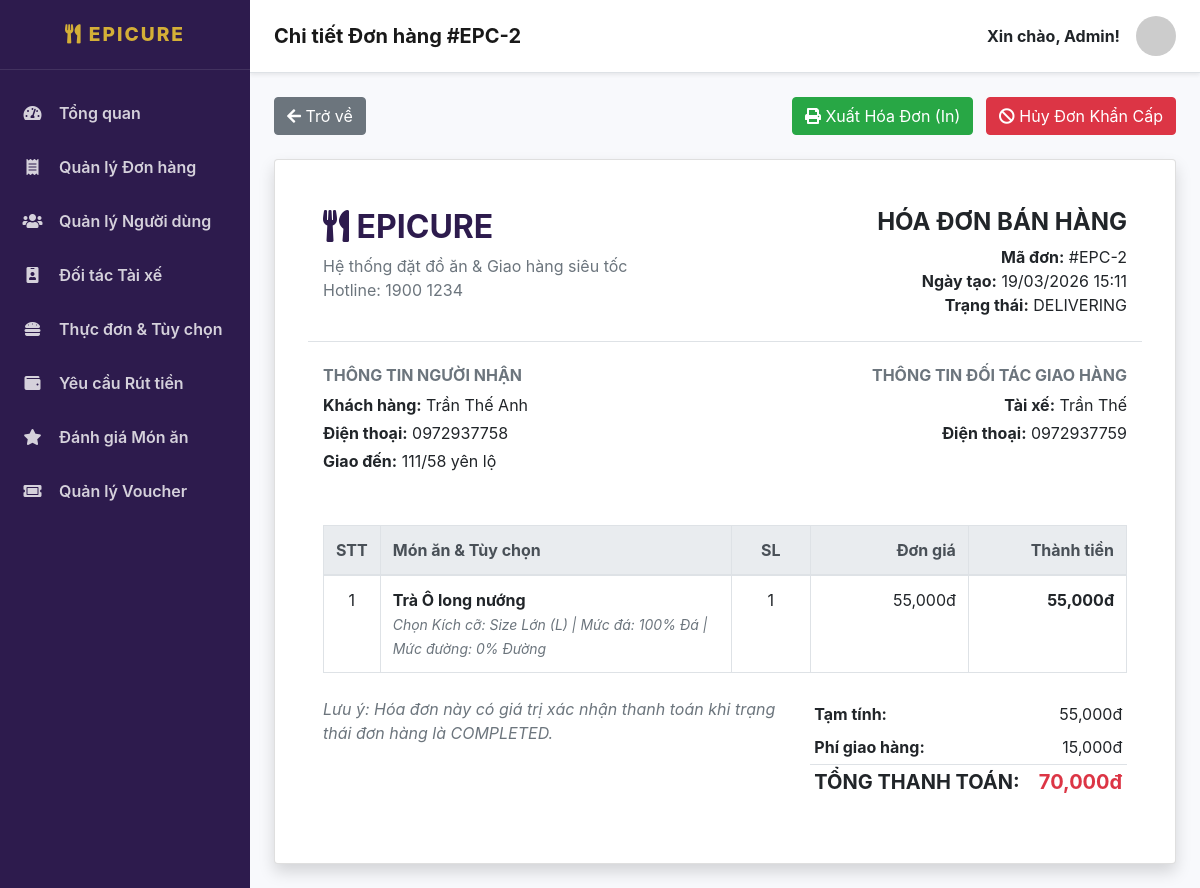
Screenshot of /admin/order_detail.php?id=2 with the database file from the repository.
### tables this page shows
CREATE TABLE `orders` (
  `id` int(11) NOT NULL,
  `customer_id` int(11) NOT NULL,
  `driver_id` int(11) DEFAULT NULL,
  `total_amount` decimal(10,2) NOT NULL,
  `shipping_fee` decimal(10,2) DEFAULT 15000.00,
  `final_amount` decimal(10,2) NOT NULL,
  `delivery_address` text NOT NULL,
  `order_note` text DEFAULT NULL,
  `status` enum('pending','accepted','picking','delivering','completed','cancelled') DEFAULT 'pending',
  `payment_method` enum('cash') DEFAULT 'cash',
  `created_at` timestamp NOT NULL DEFAULT current_timestamp(),
  `updated_at` timestamp NOT NULL DEFAULT current_timestamp() ON UPDATE current_timestamp()
);

CREATE TABLE `users` (
  `id` int(11) NOT NULL,
  `name` varchar(100) NOT NULL,
  `email` varchar(100) NOT NULL,
  `phone` varchar(20) DEFAULT NULL,
  `password` varchar(255) NOT NULL,
  `role` enum('customer','driver','admin') DEFAULT 'customer',
  `is_banned` tinyint(1) DEFAULT 0,
  `avatar` varchar(255) DEFAULT NULL,
  `fcm_token` text DEFAULT NULL,
  `created_at` timestamp NOT NULL DEFAULT current_timestamp()
);

CREATE TABLE `order_details` (
  `id` int(11) NOT NULL,
  `order_id` int(11) NOT NULL,
  `food_id` int(11) NOT NULL,
  `quantity` int(11) DEFAULT 1,
  `unit_price` decimal(10,2) NOT NULL,
  `item_note` text DEFAULT NULL
);

CREATE TABLE `foods` (
  `id` int(11) NOT NULL,
  `category_id` int(11) NOT NULL,
  `food_type` enum('drink','food') DEFAULT 'food',
  `name` varchar(150) NOT NULL,
  `description` text DEFAULT NULL,
  `price` decimal(10,2) NOT NULL,
  `image_url` varchar(255) DEFAULT NULL,
  `is_available` tinyint(1) DEFAULT 1,
  `created_at` timestamp NOT NULL DEFAULT current_timestamp()
);

### admin/order_detail.php (the view, shortened to what this page needs)
<?php
require_once '../api/db_connect.php';
$id = (int)$_GET['id'];
$order = $conn->query("SELECT o.*, c.name as c_name, c.phone as c_phone, d.name as d_name, d.phone as d_phone FROM orders o JOIN users c ON o.customer_id = c.id LEFT JOIN users d ON o.driver_id = d.id WHERE o.id = $id")->fetch_assoc();
$details = $conn->query("SELECT d.*, f.name FROM order_details d JOIN foods f ON d.food_id = f.id WHERE d.order_id = $id");
include 'includes/sidebar.php';
?>
<div class="d-flex justify-content-between align-items-center mb-4 no-print">
    <a href="orders.php" class="btn btn-secondary"><i class="fas fa-arrow-left"></i> Trở về</a>
    <div>
        <button onclick="window.print()" class="btn btn-success mr-2"><i class="fas fa-print"></i> Xuất Hóa Đơn (In)</button>
        <?php if(!in_array($order['status'], ['completed', 'cancelled'])): ?>
        <form method="POST" class="d-inline" onsubmit="return confirm('CẢNH BÁO: Hủy khẩn cấp sẽ hoàn tiền (nếu có) và đóng đơn hàng này lại?');">
            <button type="submit" name="force_cancel" class="btn btn-danger"><i class="fas fa-ban"></i> Hủy Đơn Khẩn Cấp</button>
        </form>
        <?php endif; ?>
    </div>
</div>
<div id="invoice-area" class="card shadow mb-4">
    <div class="card-body p-5">
        <div class="row border-bottom pb-4 mb-4">
            <div class="col-sm-6">
                <h2 class="font-weight-bold" style="color: #2D1B4D;"><i class="fas fa-utensils"></i> EPICURE</h2>
                <p class="text-muted mb-0">Hệ thống đặt đồ ăn & Giao hàng siêu tốc</p>
                <p class="text-muted mb-0">Hotline: 1900 1234</p>
            </div>
            <div class="col-sm-6 text-sm-right">
                <h4 class="font-weight-bold text-uppercase">HÓA ĐƠN BÁN HÀNG</h4>
                <p class="mb-0"><strong>Mã đơn:</strong> #EPC-<?= $order['id'] ?></p>
                <p class="mb-0"><strong>Ngày tạo:</strong> <?= date('d/m/Y H:i', strtotime($order['created_at'])) ?></p>
                <p class="mb-0"><strong>Trạng thái:</strong> <?= strtoupper($order['status']) ?></p>
            </div>
        </div>
        <div class="row mb-5">
            <div class="col-sm-6">
                <h6 class="text-muted font-weight-bold text-uppercase">Thông tin Người nhận</h6>
                <p class="mb-1"><strong>Khách hàng:</strong> <?= $order['c_name'] ?></p>
                <p class="mb-1"><strong>Điện thoại:</strong> <?= $order['c_phone'] ?></p>
                <p class="mb-1"><strong>Giao đến:</strong> <?= $order['delivery_address'] ?></p>
            </div>
            <div class="col-sm-6 text-sm-right">
                <h6 class="text-muted font-weight-bold text-uppercase">Thông tin Đối tác giao hàng</h6>
                <?php if($order['driver_id']): ?>
                    <p class="mb-1"><strong>Tài xế:</strong> <?= $order['d_name'] ?></p>
                    <p class="mb-1"><strong>Điện thoại:</strong> <?= $order['d_phone'] ?></p>
                <?php else: ?>
                    <p class="text-muted font-italic">Chưa có tài xế nhận đơn</p>
                <?php endif; ?>
            </div>
        </div>
        <table class="table table-bordered">
            <thead class="thead-light">
                <tr>
                    <th width="5%" class="text-center">STT</th>
                    <th width="45%">Món ăn & Tùy chọn</th>
                    <th width="10%" class="text-center">SL</th>
                    <th width="20%" class="text-right">Đơn giá</th>
                    <th width="20%" class="text-right">Thành tiền</th>
                </tr>
            </thead>
            <tbody>
                <?php $stt=1; while($item = $details->fetch_assoc()): ?>
                <tr>
                    <td class="text-center"><?= $stt++ ?></td>
                    <td>
                        <strong><?= $item['name'] ?></strong>
                        <?php if($item['item_note']): ?>
                            <br><small class="text-muted font-italic"><?= $item['item_note'] ?></small>
                        <?php endif; ?>
                    </td>
                    <td class="text-center"><?= $item['quantity'] ?></td>
                    <td class="text-right"><?= number_format($item['unit_price']) ?>đ</td>
                    <td class="text-right font-weight-bold"><?= number_format($item['unit_price'] * $item['quantity']) ?>đ</td>
                </tr>
                <?php endwhile; ?>
            </tbody>
        </table>
        <div class="row mt-4">
            <div class="col-sm-7">
                <p class="text-muted font-italic">Lưu ý: Hóa đơn này có giá trị xác nhận thanh toán khi trạng thái đơn hàng là COMPLETED.</p>
            </div>
            <div class="col-sm-5">
                <table class="table table-sm table-borderless">
                    <tr>
                        <td><strong>Tạm tính:</strong></td>
                        <td class="text-right"><?= number_format($order['total_amount']) ?>đ</td>
                    </tr>
                    <tr>
                        <td><strong>Phí giao hàng:</strong></td>
                        <td class="text-right"><?= number_format($order['shipping_fee']) ?>đ</td>
                    </tr>
                    <tr class="border-top">
                        <td><h5 class="font-weight-bold mb-0">TỔNG THANH TOÁN:</h5></td>
                        <td class="text-right"><h5 class="font-weight-bold text-danger mb-0"><?= number_format($order['final_amount']) ?>đ</h5></td>
                    </tr>
                </table>
            </div>
        </div>
    </div>
</div>
<?php include 'includes/footer.php'; ?>

### admin/includes/sidebar.php (style rules this page uses)
body { background-color: #f8f9fc; overflow-x: hidden; }

### rows the page displays
orders: id "2", created_at "19/03/2026 15:11", status "DELIVERING", customer.name "Trần Thế Anh", customer.phone "0972937758", delivery_address "111/58 yên lộ", driver.name "Trần Thế", driver.phone "0972937759", total_amount "55,000", shipping_fee "15,000", final_amount "70,000"
order_details: food.name "Trà Ô long nướng", item_note "Chọn Kích cỡ: Size Lớn (L) | Mức đá: 100% Đá | Mức đường: 0% Đường", quantity "1", unit_price "55,000", $item['unit_price'] * $item['quantity'] "55,000"

### other values shown
$page_title "Chi tiết Đơn hàng #EPC-2"
